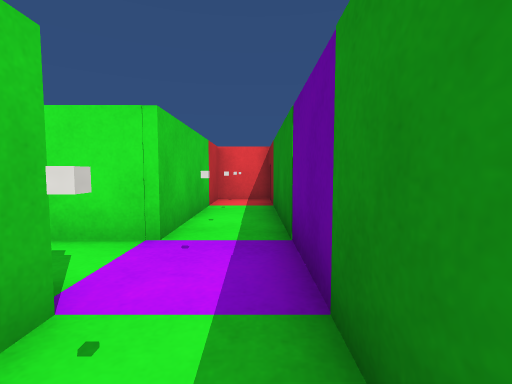
View 1 (above)

20 first-person views from a walk through a Unity game level. The camera is 0.46 m above the floor, tilts 4° down and sees 85° across. The floor is counted in squares, 0.5 m on a side. Each view is taken from the middle of a square. On the plan, view 1 faces up. The plan holds only what a view shows up to about 11 squares ahead; the rest is blank. Surface patterns are stand-ins for the level's own textures.

View 2
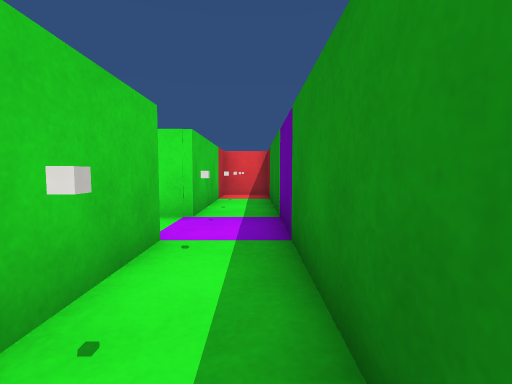

View 3
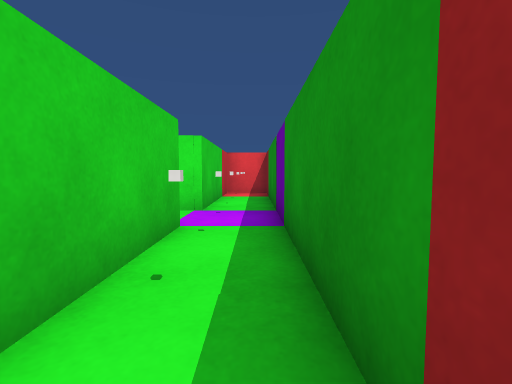

View 4
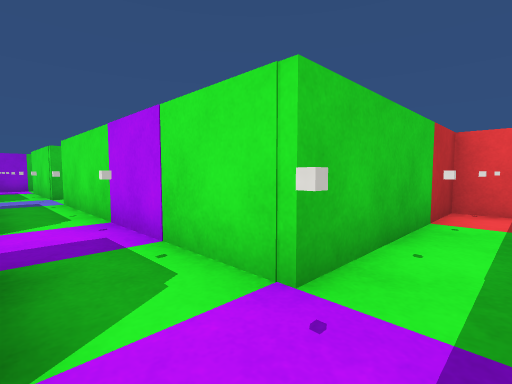

View 5
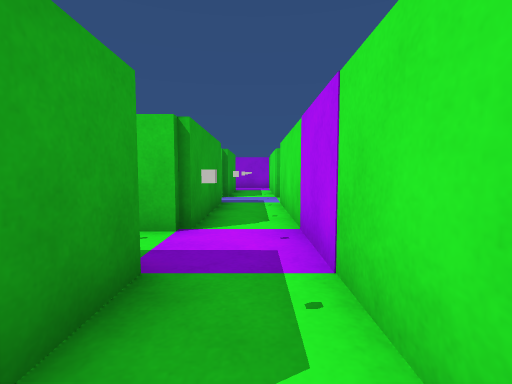

View 6
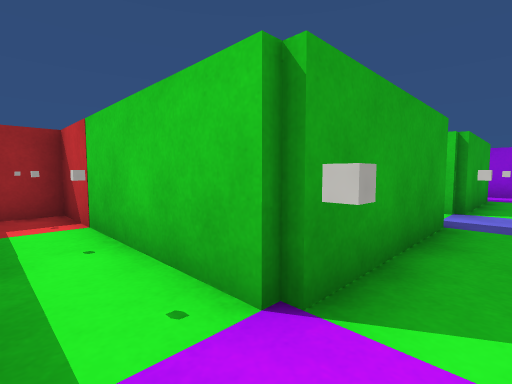

View 7
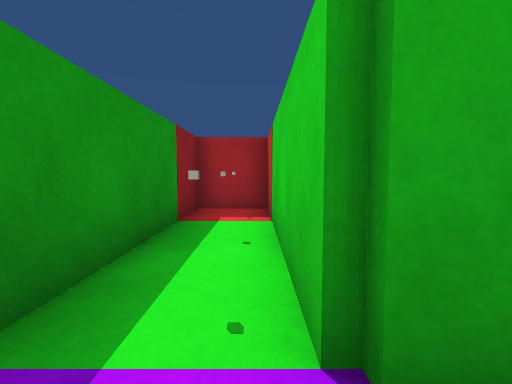

View 8
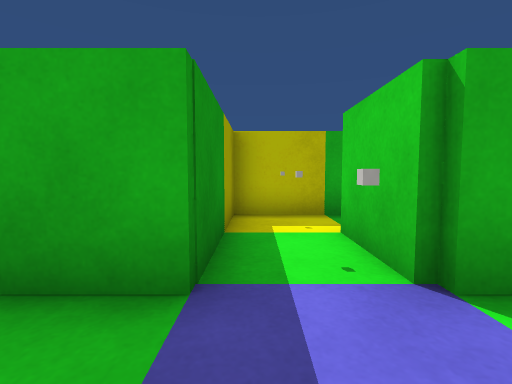

View 9
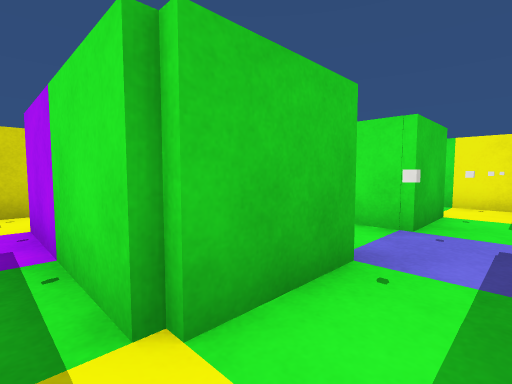

View 10
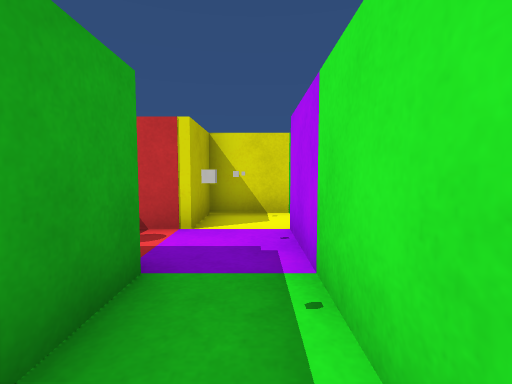

View 11
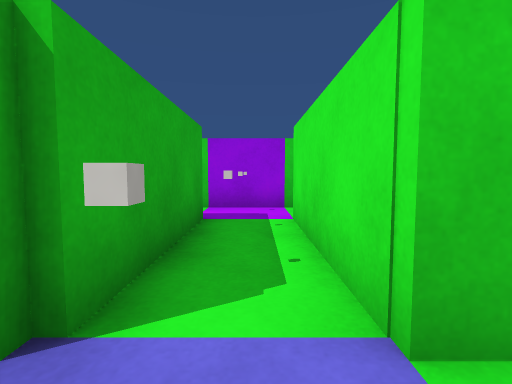

View 12
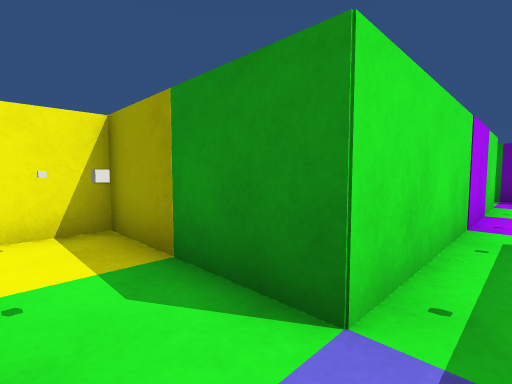

View 13
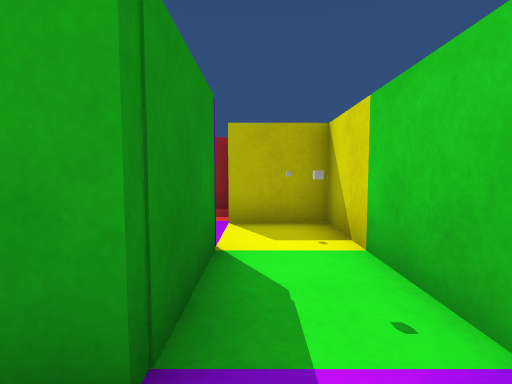

View 14
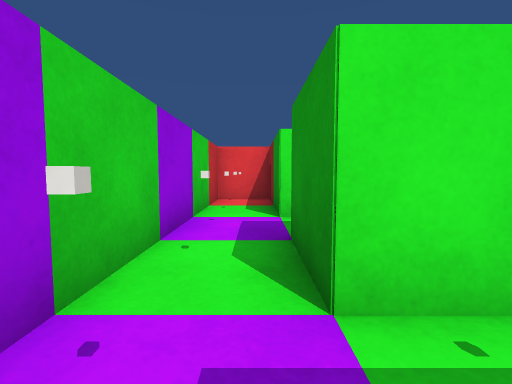

View 15
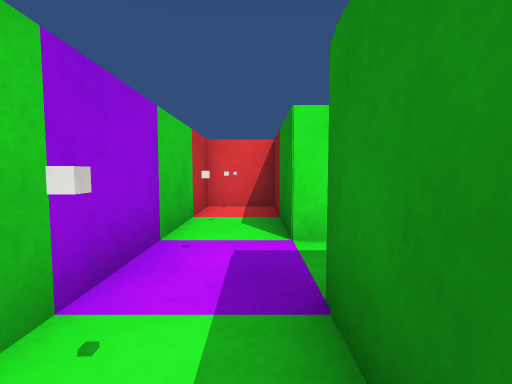

View 16
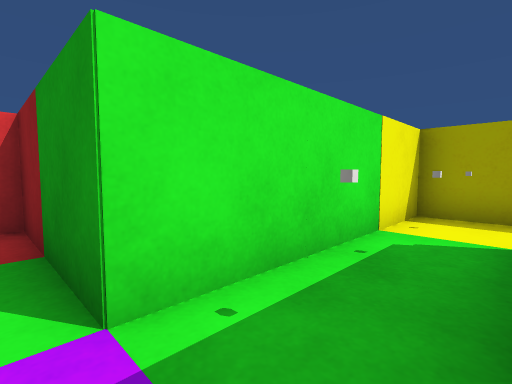

View 17
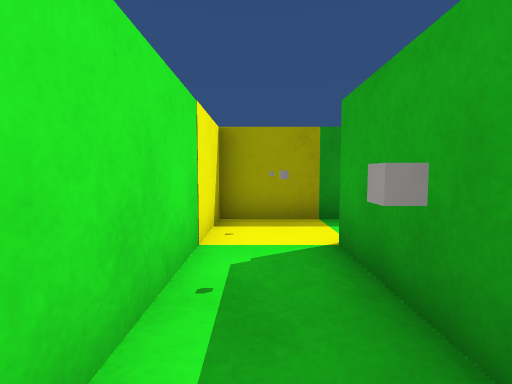

View 18
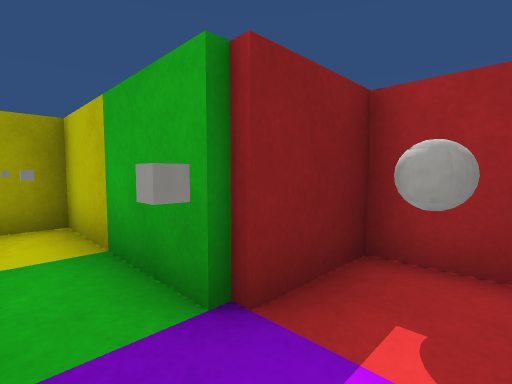

View 19
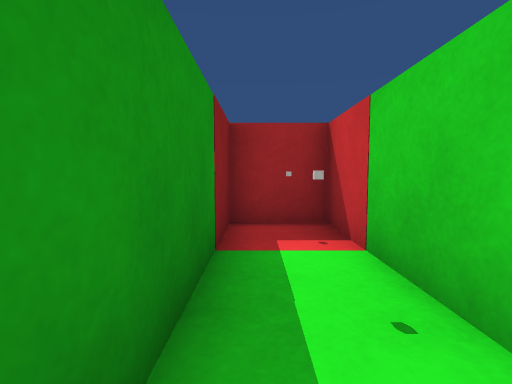

View 20
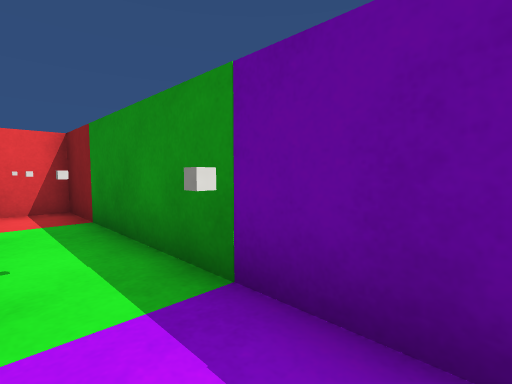

### Floor plan
Ten units are one square. View 1 is at (0, 0); x grows to the right and y downward. Boxes are objects, and circles mark ways between rooms. Rooms are numbered by the first view taken in them; rooms with no view inside come last. Other rooms are left out.
<svg viewBox="-178 -121 188 167">
<path fill="none" stroke="#000" d="M-13 -18 -13 41 5 41 5 -96 -13 -96 -13 -37M-35 -19 -20 -19M-53 -19 -53 41 -35 41 -35 -15M-13 -37 -55 -37M-113 -59 -113 -37M-95 -37 -95 -77 -115 -77M-113 -19 -113 4M-105 21 -95 21 -95 -19 -53 -19M-55 -37 -95 -37M-155 21 -155 30M-113 4 -155 4M-154 41 -137 41 -137 21 -105 21M-173 -34 -173 21 -155 21M-155 4 -155 -19 -113 -19M-113 -37 -155 -37M-140 -59 -113 -59M-155 -37 -155 -60M-115 -77 -155 -77 -155 -116 -173 -116 -173 -34"/>
<rect x="-155" y="25" width="10" height="10" fill="#bbb"><title>ball</title></rect>
<circle cx="-10" cy="-30" r="3" fill="#2a7"/>
<circle cx="-60" cy="-30" r="3" fill="#2a7"/>
<circle cx="-100" cy="-40" r="3" fill="#2a7"/>
<circle cx="-120" cy="-70" r="3" fill="#2a7"/>
<circle cx="-100" cy="10" r="3" fill="#2a7"/>
<circle cx="-120" cy="-30" r="3" fill="#2a7"/>
<circle cx="-160" cy="10" r="3" fill="#2a7"/>
<circle cx="-160" cy="-40" r="3" fill="#2a7"/>
<text x="0" y="-30">1</text>
<text x="-40" y="-10">2</text>
<text x="-100" y="-60">3</text>
<text x="-100" y="-20">4</text>
<text x="-140" y="10">5</text>
<text x="-150" y="-30">6</text>
<text x="-150" y="-70">7</text>
</svg>
Room 1 opens to room 2. Room 2 opens to room 4. Room 3 opens to room 4. Room 3 opens to room 7. Room 4 opens to room 5. Room 4 opens to room 6. Room 5 opens to room 6. Room 6 opens to room 7.

Where each view was taken, in squares from view 1:
view 1: 0 up, 0 right, facing up
view 2: 2 down, 0 right, facing up
view 3: 3 down, 0 right, facing up
view 4: 2 up, 0 right, facing up-left
view 5: 3 up, 1 left, facing left
view 6: 3 up, 4 left, facing down-left
view 7: 3 up, 5 left, facing down
view 8: 4 up, 10 left, facing down
view 9: 1 down, 10 left, facing up-left
view 10: 1 down, 11 left, facing left
view 11: 3 up, 10 left, facing left
view 12: 3 up, 11 left, facing up-right
view 13: 3 up, 16 left, facing down
view 14: 2 up, 16 left, facing up
view 15: 4 up, 16 left, facing up
view 16: 6 up, 16 left, facing up-right
view 17: 7 up, 15 left, facing right
view 18: 1 down, 15 left, facing down-right
view 19: 1 up, 0 right, facing down
view 20: 2 up, 1 left, facing up-right
